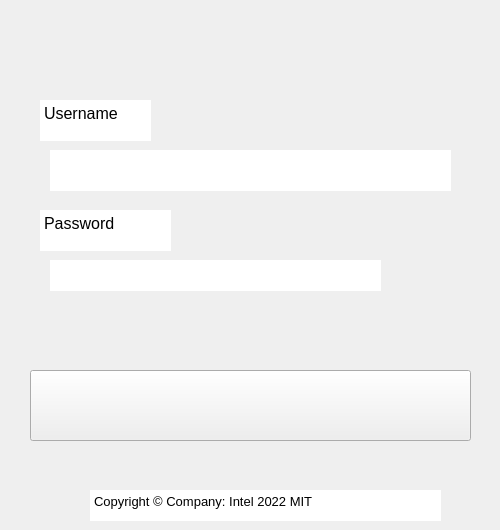
<?xml version="1.0" encoding="UTF-8"?>
<ui version="4.0">
 <class>Widget</class>
 <widget class="QWidget" name="Widget">
  <property name="geometry">
   <rect>
    <x>0</x>
    <y>0</y>
    <width>500</width>
    <height>530</height>
   </rect>
  </property>
  <property name="windowTitle">
   <string>Widget</string>
  </property>
  <widget class="QPushButton" name="pushButton_login">
   <property name="geometry">
    <rect>
     <x>30</x>
     <y>370</y>
     <width>441</width>
     <height>71</height>
    </rect>
   </property>
   <property name="styleSheet">
    <string notr="true">border-image: url(:/image/login_button.png);</string>
   </property>
   <property name="text">
    <string/>
   </property>
  </widget>
  <widget class="QLineEdit" name="lineEdit_id">
   <property name="geometry">
    <rect>
     <x>50</x>
     <y>150</y>
     <width>401</width>
     <height>41</height>
    </rect>
   </property>
   <property name="frame">
    <bool>false</bool>
   </property>
   <property name="placeholderText">
    <string/>
   </property>
  </widget>
  <widget class="QLineEdit" name="lineEdit_passwd">
   <property name="geometry">
    <rect>
     <x>50</x>
     <y>260</y>
     <width>331</width>
     <height>31</height>
    </rect>
   </property>
   <property name="frame">
    <bool>false</bool>
   </property>
  </widget>
  <widget class="QLabel" name="label">
   <property name="geometry">
    <rect>
     <x>0</x>
     <y>0</y>
     <width>500</width>
     <height>530</height>
    </rect>
   </property>
   <property name="styleSheet">
    <string notr="true">border-image: url(:/image/login_background.png);
</string>
   </property>
   <property name="text">
    <string/>
   </property>
  </widget>
  <widget class="QTextEdit" name="textEdit">
   <property name="geometry">
    <rect>
     <x>40</x>
     <y>210</y>
     <width>131</width>
     <height>41</height>
    </rect>
   </property>
   <property name="styleSheet">
    <string notr="true">font: 12pt &quot;Microsoft YaHei UI&quot;;</string>
   </property>
   <property name="frameShape">
    <enum>QFrame::NoFrame</enum>
   </property>
   <property name="html">
    <string>&lt;!DOCTYPE HTML PUBLIC &quot;-//W3C//DTD HTML 4.0//EN&quot; &quot;http://www.w3.org/TR/REC-html40/strict.dtd&quot;&gt;
&lt;html&gt;&lt;head&gt;&lt;meta name=&quot;qrichtext&quot; content=&quot;1&quot; /&gt;&lt;style type=&quot;text/css&quot;&gt;
p, li { white-space: pre-wrap; }
&lt;/style&gt;&lt;/head&gt;&lt;body style=&quot; font-family:'Microsoft YaHei UI'; font-size:12pt; font-weight:400; font-style:normal;&quot;&gt;
&lt;p style=&quot; margin-top:0px; margin-bottom:0px; margin-left:0px; margin-right:0px; -qt-block-indent:0; text-indent:0px;&quot;&gt;Password&lt;/p&gt;&lt;/body&gt;&lt;/html&gt;</string>
   </property>
  </widget>
  <widget class="QTextEdit" name="textEdit_2">
   <property name="geometry">
    <rect>
     <x>40</x>
     <y>100</y>
     <width>111</width>
     <height>41</height>
    </rect>
   </property>
   <property name="styleSheet">
    <string notr="true">font: 12pt &quot;Microsoft YaHei UI&quot;;</string>
   </property>
   <property name="frameShape">
    <enum>QFrame::NoFrame</enum>
   </property>
   <property name="html">
    <string>&lt;!DOCTYPE HTML PUBLIC &quot;-//W3C//DTD HTML 4.0//EN&quot; &quot;http://www.w3.org/TR/REC-html40/strict.dtd&quot;&gt;
&lt;html&gt;&lt;head&gt;&lt;meta name=&quot;qrichtext&quot; content=&quot;1&quot; /&gt;&lt;style type=&quot;text/css&quot;&gt;
p, li { white-space: pre-wrap; }
&lt;/style&gt;&lt;/head&gt;&lt;body style=&quot; font-family:'Microsoft YaHei UI'; font-size:12pt; font-weight:400; font-style:normal;&quot;&gt;
&lt;p style=&quot; margin-top:0px; margin-bottom:0px; margin-left:0px; margin-right:0px; -qt-block-indent:0; text-indent:0px;&quot;&gt;Username&lt;/p&gt;&lt;/body&gt;&lt;/html&gt;</string>
   </property>
  </widget>
  <widget class="QTextEdit" name="textEdit_3">
   <property name="geometry">
    <rect>
     <x>90</x>
     <y>490</y>
     <width>351</width>
     <height>31</height>
    </rect>
   </property>
   <property name="styleSheet">
    <string notr="true">font: 10pt &quot;Microsoft YaHei UI&quot;;</string>
   </property>
   <property name="frameShape">
    <enum>QFrame::NoFrame</enum>
   </property>
   <property name="html">
    <string>&lt;!DOCTYPE HTML PUBLIC &quot;-//W3C//DTD HTML 4.0//EN&quot; &quot;http://www.w3.org/TR/REC-html40/strict.dtd&quot;&gt;
&lt;html&gt;&lt;head&gt;&lt;meta name=&quot;qrichtext&quot; content=&quot;1&quot; /&gt;&lt;style type=&quot;text/css&quot;&gt;
p, li { white-space: pre-wrap; }
&lt;/style&gt;&lt;/head&gt;&lt;body style=&quot; font-family:'Microsoft YaHei UI'; font-size:10pt; font-weight:400; font-style:normal;&quot;&gt;
&lt;p style=&quot; margin-top:0px; margin-bottom:0px; margin-left:0px; margin-right:0px; -qt-block-indent:0; text-indent:0px;&quot;&gt;Copyright © Company: Intel 2022 MIT&lt;/p&gt;&lt;/body&gt;&lt;/html&gt;</string>
   </property>
  </widget>
  <zorder>label</zorder>
  <zorder>pushButton_login</zorder>
  <zorder>lineEdit_id</zorder>
  <zorder>lineEdit_passwd</zorder>
  <zorder>textEdit</zorder>
  <zorder>textEdit_2</zorder>
  <zorder>textEdit_3</zorder>
 </widget>
 <resources/>
 <connections/>
</ui>
